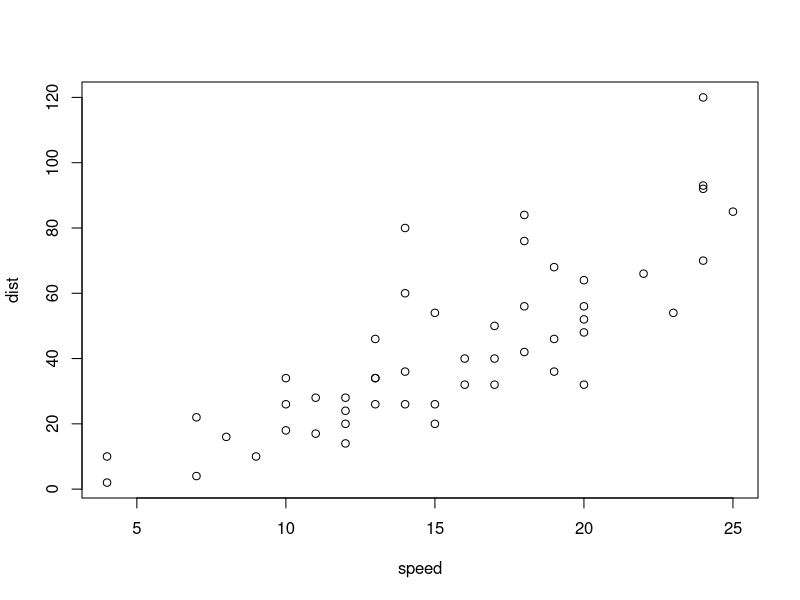
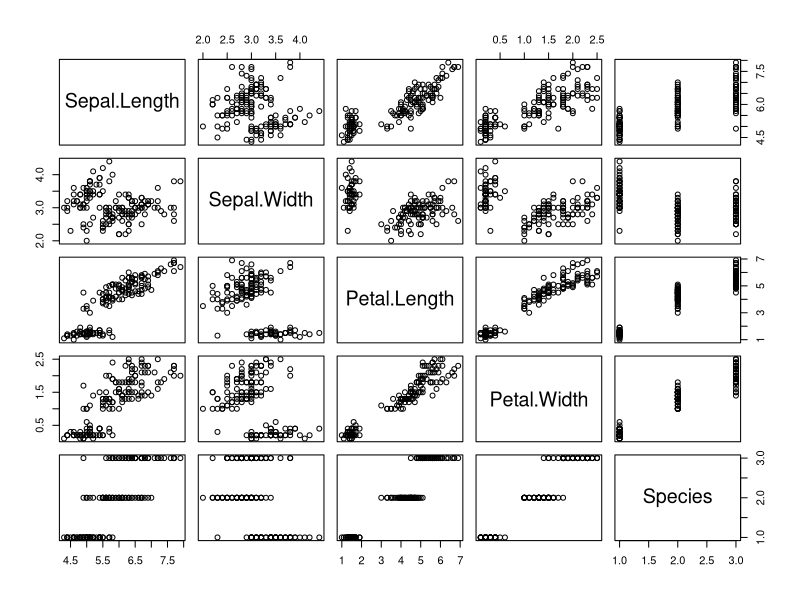
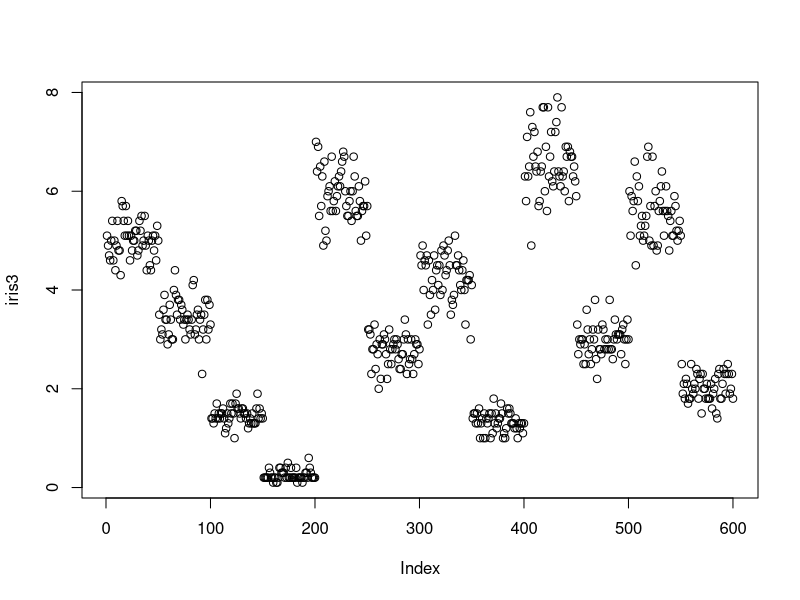
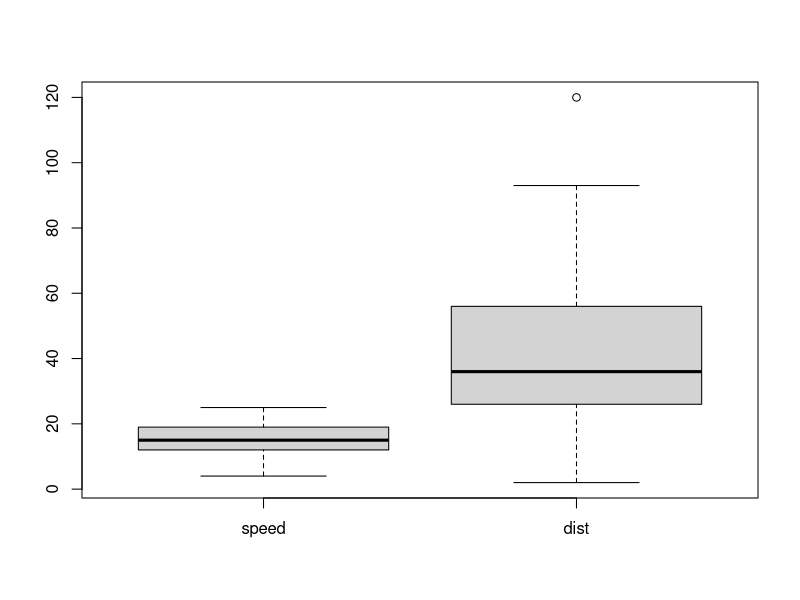

These figures' R source, in order:
## ---- chunk 1
plot(cars)
## ---- chunk 2
plot(iris)
## ---- chunk 3
plot(iris3)
## ---- chunk 4
boxplot(cars)

